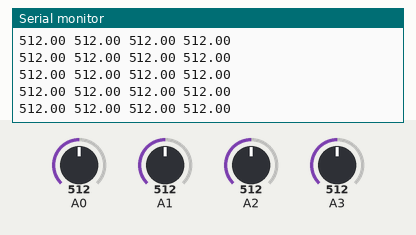
This sketch was run on a simulated Arduino Uno, built with avr-gcc and run on an emulated ATmega328P. Parts: the last lines printed to the serial monitor. Inputs (shaded band) come from the test bench; at power-on: A0 = 512, A1 = 512, A2 = 512, A3 = 512.

Above: at 1.2 s.
1.3 s: A0 set to 716
At 1.8 s:
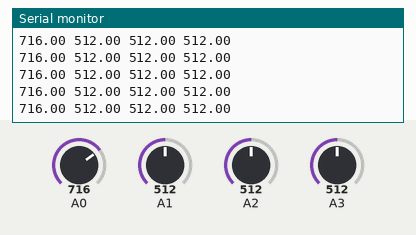
4.3 s: A1 set to 716
At 4.8 s:
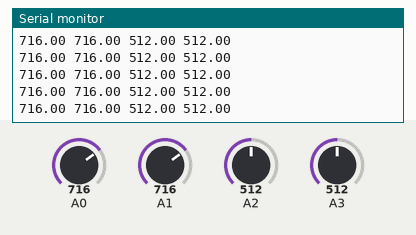
7.3 s: A2 set to 716
At 8.2 s:
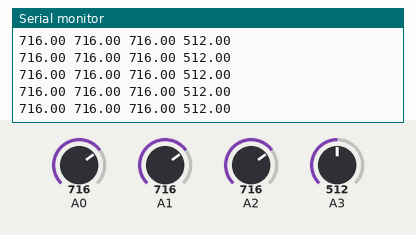
8.8 s: A3 set to 716
At 9.3 s:
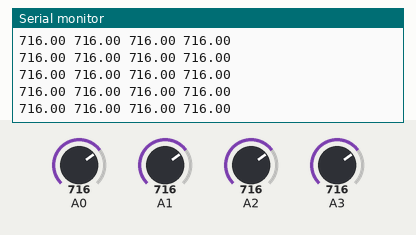
11.8 s: A0 set to 992
At 12.5 s:
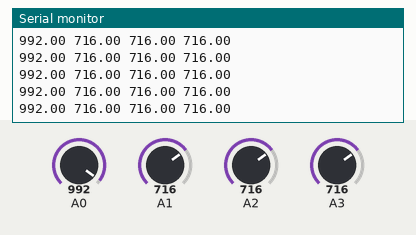
13.3 s: A1 set to 992
At 13.8 s:
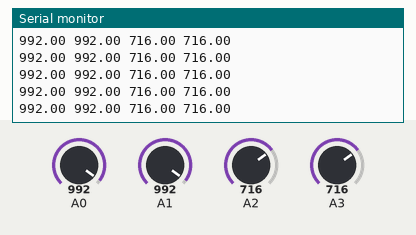
Timing chart, 0 to 15.8 s (numbered marks = the images above; inputs shaded):
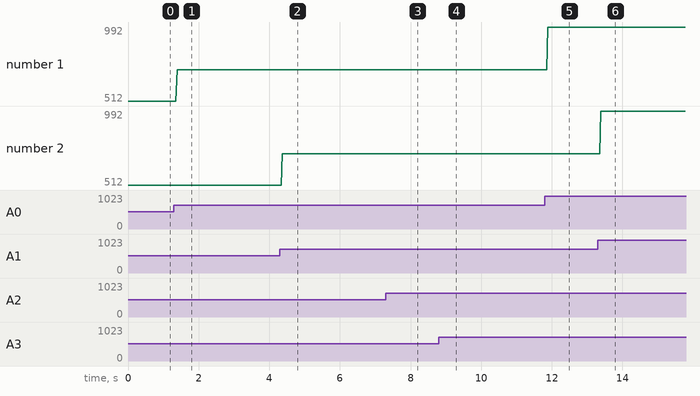

The sketch:

arduino_final.ino
```cpp
// the setup routine runs once when you press reset:
void setup() {
  // initialize serial communication at 9600 bits per second:
  Serial.begin(9600);
}

// the loop routine runs over and over again forever:
void loop() {
  // read the input on analog pin 0:
  double sensorValue1 = analogRead(A0);
  double sensorValue2 = analogRead(A1);
  double sensorValue3 = analogRead(A2);
  double sensorValue4 = analogRead(A3);

  //int sensorValue2 = analogRead(A2);
  //int sensorValue2 = analogRead(A3);
  // print out the value you read:
  Serial.print(sensorValue1);
  Serial.print(" ");
  Serial.print(sensorValue2);
  Serial.print(" ");
  Serial.print(sensorValue3);
  Serial.print(" ");
  Serial.println(sensorValue4);
  //Serial.print(sensorValue3);
  //Serial.print(" ");
  //Serial.println(sensorValue4);
  //delay(100);        // delay in between reads for stability
}
```

Measured:
- after the input at 1.3 s, the serial monitor: prints a new line after 0.09 s (image 1)
- after the input at 4.3 s, the serial monitor: prints a new line after 0.07 s (image 2)
- after the input at 7.3 s, the serial monitor: prints a new line after 0.09 s (image 3)
- after the input at 8.8 s, the serial monitor: prints a new line after 0.07 s (image 4)
- after the input at 11.8 s, the serial monitor: prints a new line after 0.08 s (image 5)
- after the input at 13.3 s, the serial monitor: prints a new line after 0.09 s (image 6)
- plotted number 1: 512 → 716 after the input at 1.3 s, 716 → 992 after the input at 11.8 s
